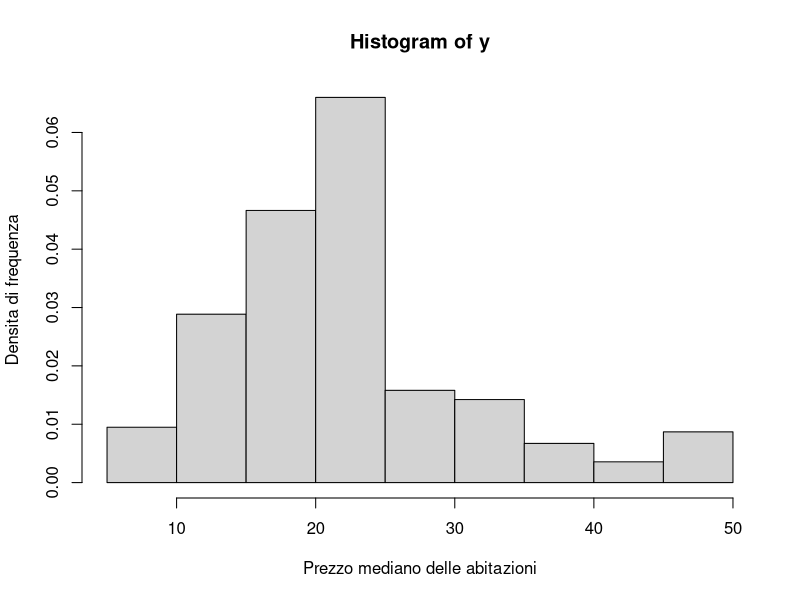
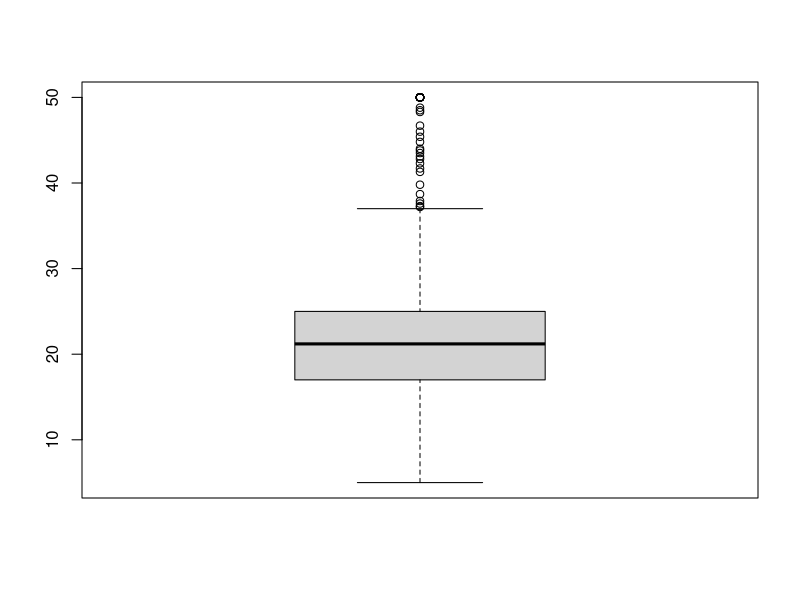
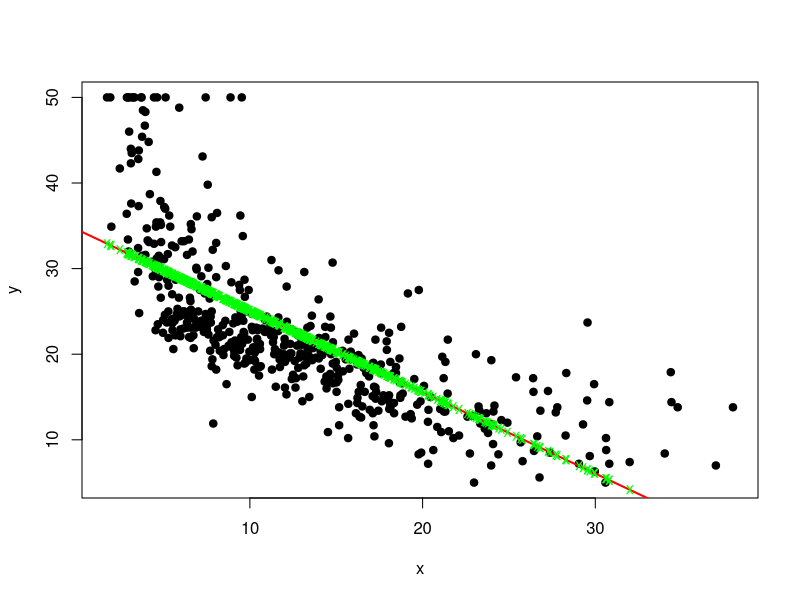

These figures' R source, in order:
rm(list=ls())

library(MASS)
data(Boston)

y <- Boston$medv
x <- Boston$lstat
n <- nrow(Boston)

summary(y)
hist(y, prob=TRUE, xlab='Prezzo mediano delle abitazioni', ylab='Densita di frequenza')


#distribuzione boxplot ( sembra che ci sinao piu elementi tra 1 quartile e mediana )
boxplot(y)


#distribuzione modello
plot(x,y, pch=19)

modello <- lm (y ~ x, data=Boston)

summary(modello)

#aggiunge linea rossa  della retta del grafico che già esisteva (intercetta con inclunazione b)
abline(a=modello$coefficients[1], b=modello$coefficients[2], col='red', lwd=2)

#valori stimati che poi vengon stampati con delle x
valori.stimati <- modello$fitted.values

points(x, valori.stimati, col='green', pch='x')